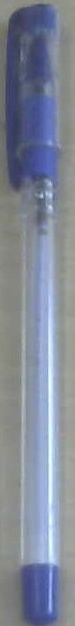
#> input picture Rover2019/Image Processing/Object Recognition/pentemplate2.jpg, 75 x 626 px, given in place of the camera
$ python obj_rec_2_HSV.py   (older library calls are emulated)
#> lines starting #> are read from the running program, lines starting #| are printed output that depends on the picture; after the words box and inside, x2 and y2 are one past the last pixel; in counts of white or black regions, pixels touching at a corner belong together
#> further down, frame is the input picture: shape (626, 75, 3); mean B, G, R 150.9, 135.7, 128.7
#> `hsv = cv2.cvtColor(frame, cv2.COLOR_BGR2HSV)`: hsv: shape (626, 75, 3); mean H, S, V 84, 42.8, 153
#> `mask = cv2.inRange(hsv, lower_hsv, higher_hsv)`: mask: shape (626, 75); every value is 255
import cv2
import numpy as np

def callback(x):
    pass

def morphing(input_image):
    gray=cv2.cvtColor(input_image,cv2.COLOR_BGR2GRAY)
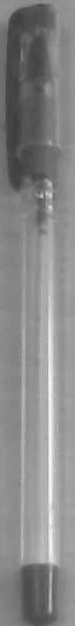
#> gray: shape (626, 75); min 60, max 248, mean 135.3
    gray = cv2.bilateralFilter(gray, 11, 17, 17)
    _,thresh=cv2.threshold(gray,100,255,cv2.THRESH_BINARY)
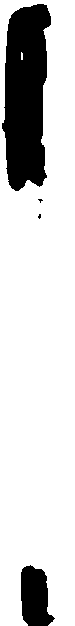
#> thresh: shape (626, 75); 82% white; 4 black regions (2 under 20 px), largest, box (x1, y1, x2, y2) and area: (2, 4, 51, 191) 6928, (21, 565, 55, 626) 1511
    kernel = np.ones((5,5),np.uint8)
    threshErode=cv2.erode(thresh,kernel,iterations=1)
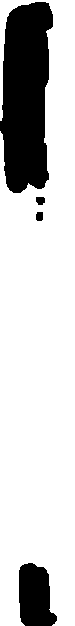
#> threshErode: shape (626, 75); 78.8% white; 4 black regions, box (x1, y1, x2, y2) and area: (0, 2, 53, 193) 7980, (19, 563, 57, 626) 1864, (36, 197, 45, 205) 62, (36, 212, 43, 221) 59
    threshDilate=cv2.dilate(threshErode,kernel,iterations=2)
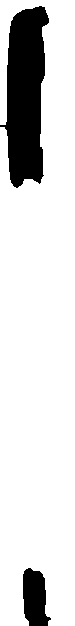
#> threshDilate: shape (626, 75); 84.7% white; 2 black regions, box (x1, y1, x2, y2) and area: (0, 6, 49, 188) 5982, (23, 568, 51, 626) 1195
    return threshDilate

def contoursAndArea(input_image,color_image):
    edged = cv2.Canny(input_image, 30, 200)
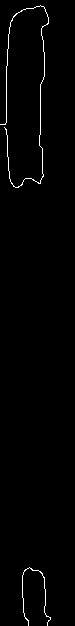
#> edged: shape (626, 75); 1.2% white in thin lines or dots, all inside (x1, y1, x2, y2) = (0, 5, 51, 626)
    _,cnts,_ = cv2.findContours(edged.copy(), cv2.RETR_EXTERNAL, cv2.CHAIN_APPROX_SIMPLE)
#> cnts = 2 contours, all with area under 20
    cnts = sorted(cnts, key = cv2.contourArea, reverse = True)[:10]
    box=[]
    for c in cnts :
        area=cv2.contourArea(c)
        print(str(area)+"\n")
        if(area>5000):
            #box[0], box[1], box[2], box[3] = cv2.boundingRect(c)
            x1,y1,x2,y2=cv2.boundingRect(c)
            cv2.rectangle(color_image, (x1, y1), (x2, y2), (255,0,0), 2)
            '''
            minRect=cv2.minAreaRect(c)

            #box = cv2.BoxPoints(minRect)
            box=cv2.boxPoints(minRect)
            box = np.int0(box)
            '''
#> this loop made 2 passes
#| 16.5
#| 11.5
    return box

def drawings(input_image,x1,y1,x2,y2):
    #cv2.drawContours(input_image,[box],0,(0,0,255),2)
    x1=box[0]
    y1=box[1]
    x2=box[2]
    y2=box[3]
    cv2.rectangle(input_image, (x1, y1), (x2, y2), (255,0,0), 2)

cap = cv2.VideoCapture(0)
cv2.namedWindow('image')

ilowH = 0
ihighH = 179

ilowS = 0
ihighS = 255
ilowV = 0
ihighV = 255

# create trackbars for color change
cv2.createTrackbar('lowH','image',ilowH,179,callback)
cv2.createTrackbar('highH','image',ihighH,179,callback)

cv2.createTrackbar('lowS','image',ilowS,255,callback)
cv2.createTrackbar('highS','image',ihighS,255,callback)

cv2.createTrackbar('lowV','image',ilowV,255,callback)
cv2.createTrackbar('highV','image',ihighV,255,callback)

while(True):

    ret, frame = cap.read()
    ilowH = cv2.getTrackbarPos('lowH', 'image')
    ihighH = cv2.getTrackbarPos('highH', 'image')
    ilowS = cv2.getTrackbarPos('lowS', 'image')
    ihighS = cv2.getTrackbarPos('highS', 'image')
    ilowV = cv2.getTrackbarPos('lowV', 'image')
    ihighV = cv2.getTrackbarPos('highV', 'image')

    hsv = cv2.cvtColor(frame, cv2.COLOR_BGR2HSV)
    lower_hsv = np.array([ilowH, ilowS, ilowV])
    higher_hsv = np.array([ihighH, ihighS, ihighV])
    mask = cv2.inRange(hsv, lower_hsv, higher_hsv)

    frame = cv2.bitwise_and(frame, frame, mask=mask)
    filteredMorph=morphing(frame)
    box=contoursAndArea(filteredMorph,frame)
#> box = []
    '''
    if len(box):
        drawings(frame,box)
    '''
    cv2.imshow('Filtered image',filteredMorph)
    #cv2.imshow('Edges',edged)
    cv2.imshow('image', frame)
    k = cv2.waitKey(10) & 0xFF
#> (key Esc is pressed here)
    if k == 13 or k == 27:
        break

cap.release()
cv2.destroyAllWindows()
